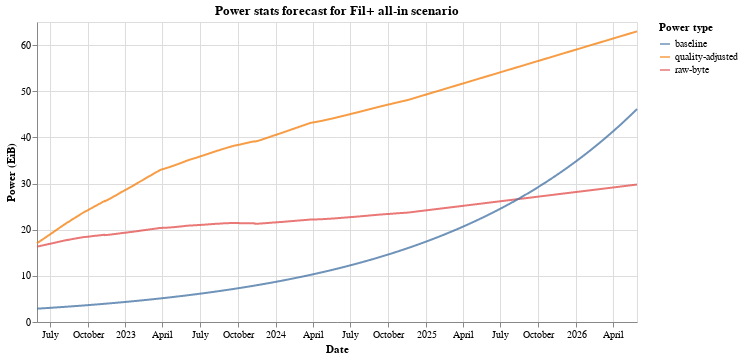

The notebook cell saved with this chart:
### Markdown cell above
#### Plot results

### Code cell
source = df[["date", "total_power", "power_type"]]
source["total_power"] = source["total_power"]/1024.0
source = pd.concat([source, baseline_df])

alt.Chart(source).mark_line(opacity=0.8).encode(
    x=alt.X('date:T', title="Date"),
    y=alt.Y('total_power:Q', title="Power (EiB)"),
    color=alt.Color('power_type:N', legend=alt.Legend(title="Power type"))
).properties(
    width=600, height=300, title="Power stats forecast for Fil+ all-in scenario"
)

### Figure 1 — Vega-Lite specification as saved in the notebook (floating-point values rounded to 4 significant figures; data arrays with more than 128 entries replaced by an {"elided": "..."} marker saying what was removed)
{"$schema": "https://vega.github.io/schema/vega-lite/v4.17.0.json", "config": {"view": {"continuousHeight": 300, "continuousWidth": 400}}, "data": {"name": "data-eee7d22762bf34d326a65a86410620fc"}, "datasets": {"data-eee7d22762bf34d326a65a86410620fc": {"elided": "4380 records"}}, "encoding": {"color": {"field": "power_type", "legend": {"title": "Power type"}, "type": "nominal"}, "x": {"field": "date", "title": "Date", "type": "temporal"}, "y": {"field": "total_power", "title": "Power (EiB)", "type": "quantitative"}}, "height": 300, "mark": {"opacity": 0.8, "type": "line"}, "title": "Power stats forecast for Fil+ all-in scenario", "width": 600}
